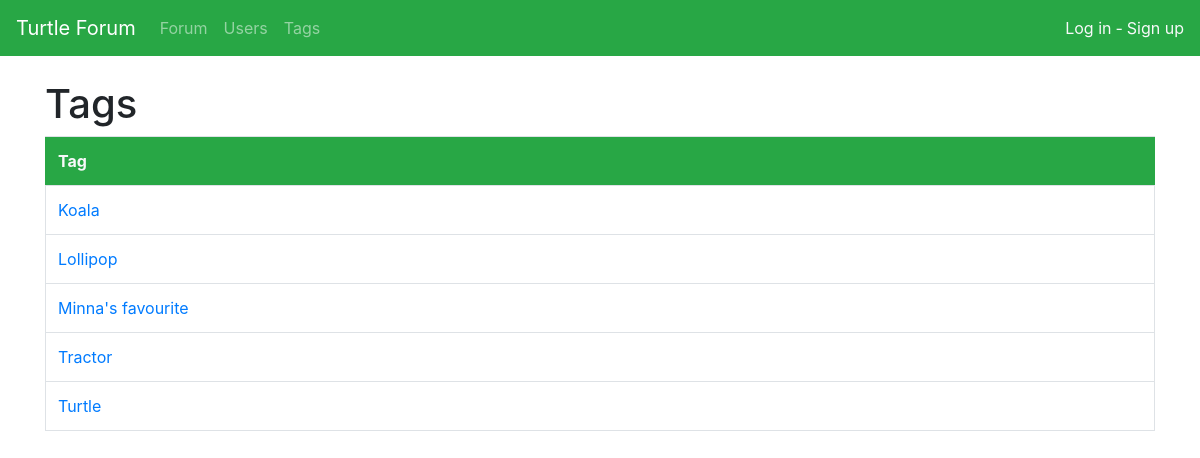
The app's page /tags/ with its own data.
### application/tag/models.py (models this page shows, shortened)
class Tag(Base):
    name = db.Column(db.String(128), nullable=False)
    taggings = db.relationship("Tagging", backref='tag', lazy=True)
    @staticmethod
    def tag_list():
        stmt = text("SELECT Tag.id, Tag.name FROM Tag"
                    " ORDER BY Tag.name")
        res = db.engine.execute(stmt)
        tags = []
        for row in res:
            tags.append({"id":row[0], "name":row[1]})
        return tags

### application/tag/views.py (the view)
@app.route("/tags/", methods=["GET"])
def tag_index(tag_create=Tag(""), show_errors=False):
    return render_template("tag_index.html",
                            tags=Tag.tag_list(),
                            tag_create=tag_create,
                            show_errors=show_errors)

### application/templates/tag_index.html (shortened to what this page needs)
{% extends "layout.html" %}
{% block body %}
<h1>Tags</h1>
<table class="table">
  <tr class="border border-success bg-success text-light">
    <th>Tag</th>
  </tr>
  {% for tag in tags %}
  <tr class="border-left border-right border-bottom border-top-0">
    <td><a href="{{ url_for('thread_find_tag_id', tag_id=tag.id) }}">{{ tag.name }}</a></td>
  </tr>
  {% endfor %}
</table>
{% endblock %}

### records on screen
Tag: name "Koala"
Tag: name "Lollipop"
Tag: name "Minna's favourite"
Tag: name "Tractor"
Tag: name "Turtle"
